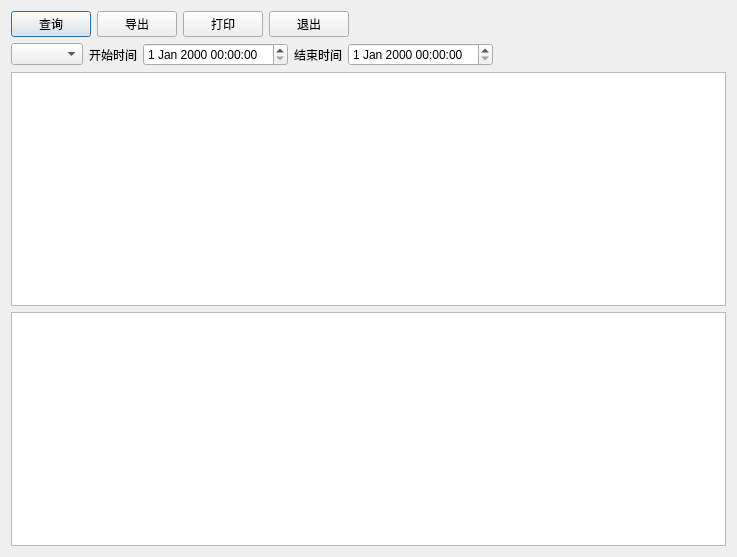
<?xml version="1.0" encoding="UTF-8"?>
<ui version="4.0">
 <class>w_rpt_report_frame_business_summary</class>
 <widget class="QDialog" name="w_rpt_report_frame_business_summary">
  <property name="geometry">
   <rect>
    <x>0</x>
    <y>0</y>
    <width>737</width>
    <height>557</height>
   </rect>
  </property>
  <property name="windowTitle">
   <string>Dialog</string>
  </property>
  <layout class="QVBoxLayout" name="verticalLayout">
   <item>
    <layout class="QHBoxLayout" name="horizontalLayout_2">
     <item>
      <widget class="lds_toolbar_button" name="pushButton_query">
       <property name="text">
        <string>查询</string>
       </property>
       <property name="outer_stylesheet" stdset="0">
        <string>pushbutton</string>
       </property>
      </widget>
     </item>
     <item>
      <widget class="lds_toolbar_button" name="pushButton_export">
       <property name="text">
        <string>导出</string>
       </property>
       <property name="outer_stylesheet" stdset="0">
        <string>pushbutton</string>
       </property>
      </widget>
     </item>
     <item>
      <widget class="lds_toolbar_button" name="pushButton_print">
       <property name="text">
        <string>打印</string>
       </property>
       <property name="outer_stylesheet" stdset="0">
        <string>pushbutton</string>
       </property>
      </widget>
     </item>
     <item>
      <widget class="lds_toolbar_button" name="pushButton_exit">
       <property name="text">
        <string>退出</string>
       </property>
       <property name="outer_stylesheet" stdset="0">
        <string>pushbutton</string>
       </property>
      </widget>
     </item>
     <item>
      <spacer name="horizontalSpacer">
       <property name="orientation">
        <enum>Qt::Horizontal</enum>
       </property>
       <property name="sizeHint" stdset="0">
        <size>
         <width>40</width>
         <height>20</height>
        </size>
       </property>
      </spacer>
     </item>
    </layout>
   </item>
   <item>
    <layout class="QHBoxLayout" name="horizontalLayout">
     <item>
      <widget class="QComboBox" name="comboBox"/>
     </item>
     <item>
      <widget class="QLabel" name="label">
       <property name="text">
        <string>开始时间</string>
       </property>
      </widget>
     </item>
     <item>
      <widget class="lds_datetimeEdit" name="dateTimeEdit"/>
     </item>
     <item>
      <widget class="QLabel" name="label_2">
       <property name="text">
        <string>结束时间</string>
       </property>
      </widget>
     </item>
     <item>
      <widget class="lds_datetimeEdit" name="dateTimeEdit_2"/>
     </item>
     <item>
      <spacer name="horizontalSpacer_2">
       <property name="orientation">
        <enum>Qt::Horizontal</enum>
       </property>
       <property name="sizeHint" stdset="0">
        <size>
         <width>40</width>
         <height>20</height>
        </size>
       </property>
      </spacer>
     </item>
    </layout>
   </item>
   <item>
    <widget class="lds_tableView" name="tableView"/>
   </item>
   <item>
    <widget class="lds_tableView" name="tableView_2"/>
   </item>
  </layout>
 </widget>
 <customwidgets>
  <customwidget>
   <class>lds_toolbar_button</class>
   <extends>QPushButton</extends>
   <header>lds_toolbar_button.h</header>
  </customwidget>
  <customwidget>
   <class>lds_datetimeEdit</class>
   <extends>QDateTimeEdit</extends>
   <header>lds_datetimeedit.h</header>
  </customwidget>
  <customwidget>
   <class>lds_tableView</class>
   <extends>QTableView</extends>
   <header>lds_tableview.h</header>
  </customwidget>
 </customwidgets>
 <resources/>
 <connections/>
</ui>
